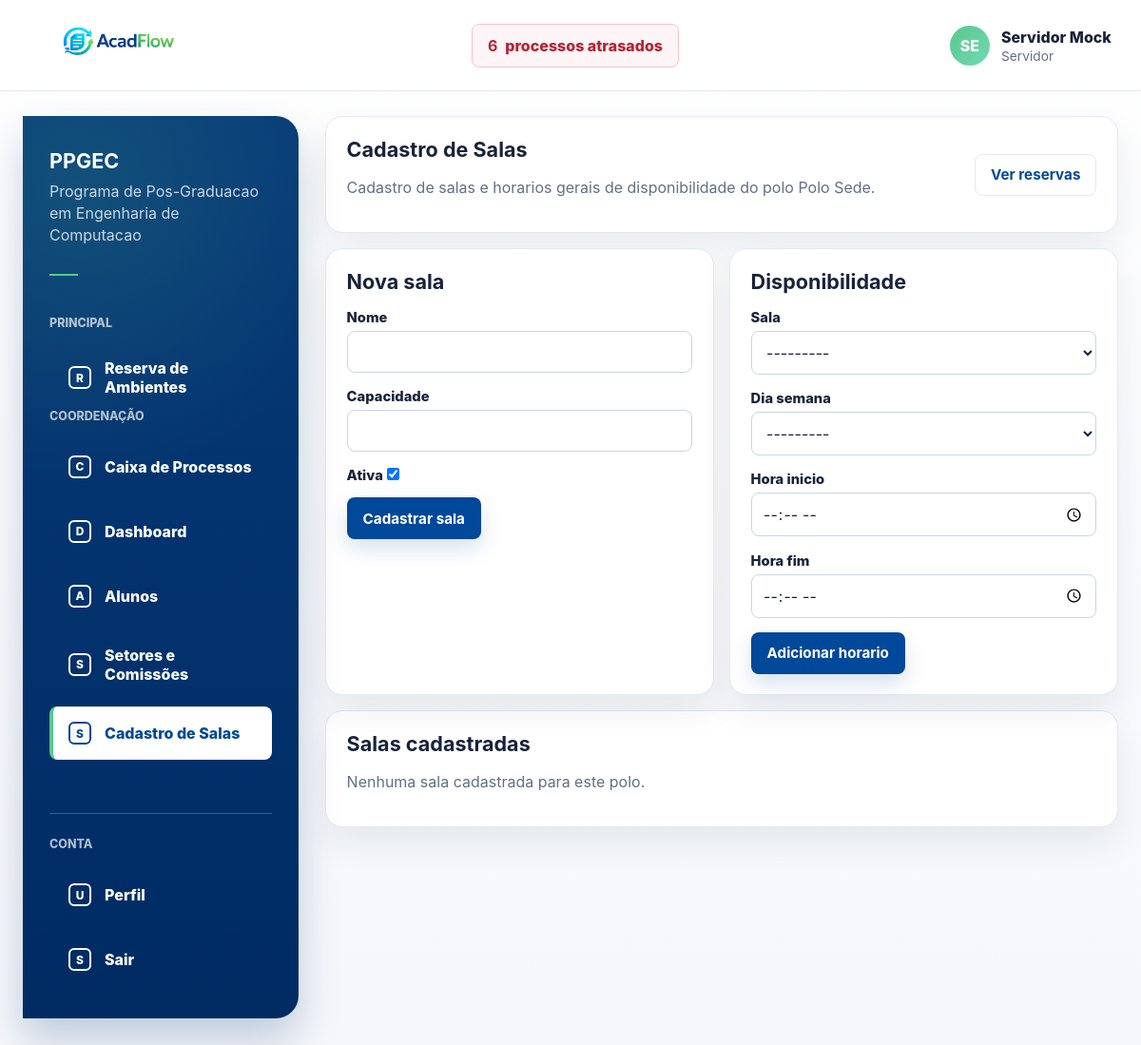
Before: /ambientes/salas/ (signed in) with the older database file.
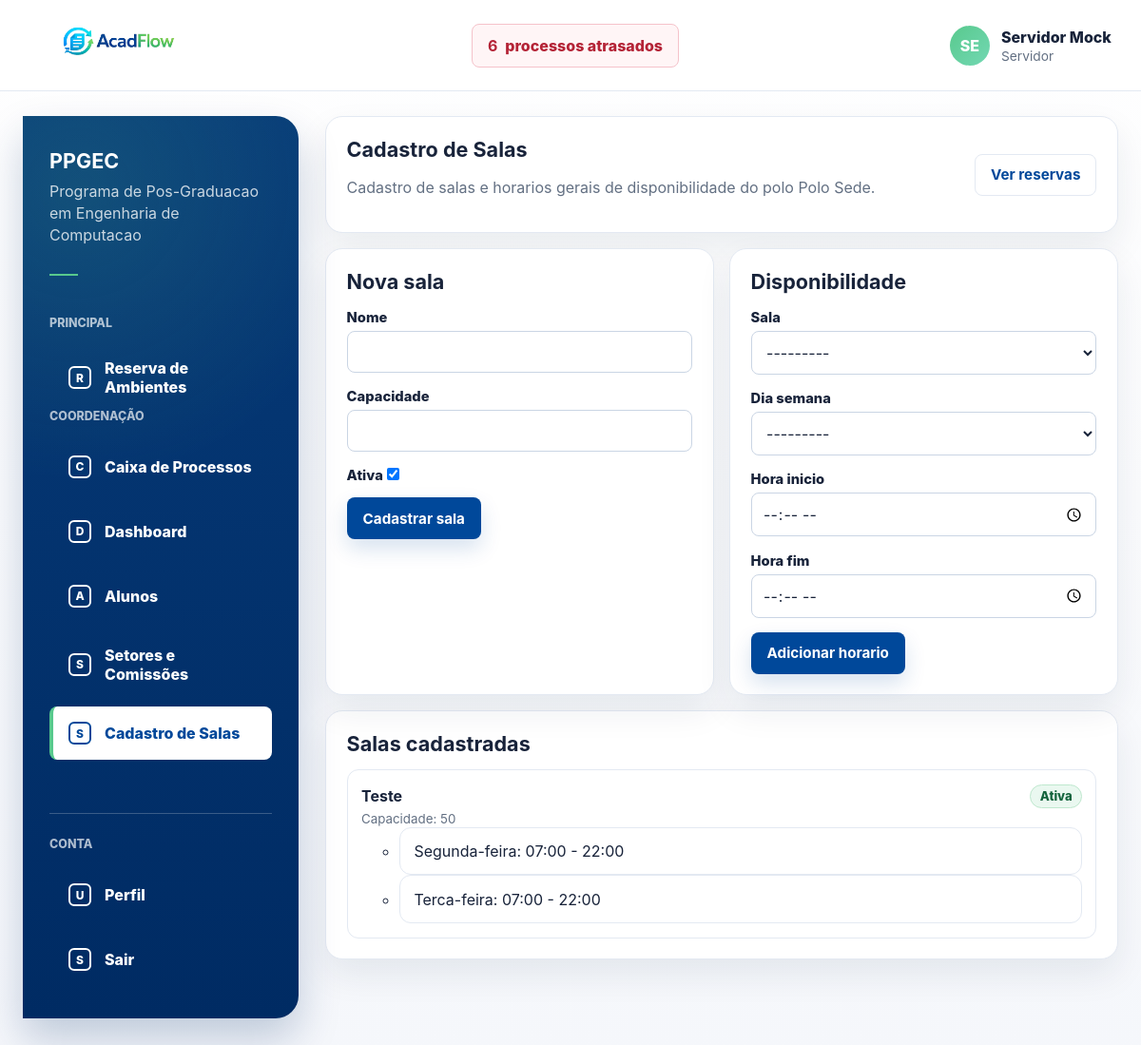
After: the same page with the newer database file.
### processos/models.py (models this page shows, shortened)
class Sala(models.Model):
    polo = models.ForeignKey(Polo, on_delete=models.PROTECT, related_name="salas")
    nome = models.CharField(max_length=120)
    capacidade = models.PositiveIntegerField(null=True, blank=True)
    ativa = models.BooleanField(default=True)
    class Meta:
        ordering = ["polo__nome", "nome"]
        constraints = [
            models.UniqueConstraint(fields=["polo", "nome"], name="unique_sala_por_polo"),
        ]
    def __str__(self) -> str:
        return f"{self.nome} - {self.polo.nome}"

class DisponibilidadeSala(models.Model):
    class DiaSemana(models.IntegerChoices):
        SEGUNDA = 0, "Segunda-feira"
        TERCA = 1, "Terca-feira"
        QUARTA = 2, "Quarta-feira"
        QUINTA = 3, "Quinta-feira"
        SEXTA = 4, "Sexta-feira"
        SABADO = 5, "Sabado"
        DOMINGO = 6, "Domingo"
    sala = models.ForeignKey(Sala, on_delete=models.CASCADE, related_name="disponibilidades")
    dia_semana = models.PositiveSmallIntegerField(choices=DiaSemana.choices)
    hora_inicio = models.TimeField()
    hora_fim = models.TimeField()
    class Meta:
        ordering = ["sala", "dia_semana", "hora_inicio"]

### processos/views.py (the view, shortened to what this page needs)
# urls.py: path("ambientes/salas/", salas_ambientes_view, name="salas_ambientes"),
@login_required
def salas_ambientes_view(request):
    if request.user.tipo_usuario != User.TipoUsuario.SERVIDOR:
        raise PermissionDenied("Acesso restrito a servidores.")
    polo = request.user.polo_atuacao
    sala_form = SalaForm(prefix="sala")
    disponibilidade_form = DisponibilidadeSalaForm(prefix="disp", polo=polo)
    salas = Sala.objects.filter(polo=polo).prefetch_related("disponibilidades") if polo else Sala.objects.none()
    return render(
        request,
        "processos/salas_ambientes.html",
        {
            "polo": polo,
            "salas": salas,
            "sala_form": sala_form,
            "disponibilidade_form": disponibilidade_form,
        },
    )

### processos/forms.py
class SalaForm(forms.ModelForm):
    class Meta:
        model = Sala
        fields = ["nome", "capacidade", "ativa"]

class DisponibilidadeSalaForm(forms.ModelForm):
    class Meta:
        model = DisponibilidadeSala
        fields = ["sala", "dia_semana", "hora_inicio", "hora_fim"]
        widgets = {
            "hora_inicio": forms.TimeInput(attrs={"type": "time"}),
            "hora_fim": forms.TimeInput(attrs={"type": "time"}),
        }
    def __init__(self, *args, polo=None, **kwargs):
        super().__init__(*args, **kwargs)
        queryset = Sala.objects.filter(ativa=True).order_by("nome")
        if polo:
            queryset = queryset.filter(polo=polo)
        self.fields["sala"].queryset = queryset

### processos/context_processors.py (called while the page is built)
def processos_atrasados(request):
    if not request.user.is_authenticated:
        return {}
    return {
        "processos_atrasados_count": processos_atrasados_queryset(request.user).count(),
        "processos_atrasados_url": processos_atrasados_url(request.user),
    }

def _is_docente(user):
    return user.is_authenticated and user.tipo_usuario == User.TipoUsuario.DOCENTE

def _has_gestao_access(user):
    return _is_coordenador(user) or _is_servidor(user)

### templates/processos/salas_ambientes.html (shortened to what this page needs)
{% extends "base.html" %}
{% block content %}
<section class="card panel">
    <div class="actions-row">
        <div>
            <h1 class="section-title">Cadastro de Salas</h1>
            {% if polo %}
                <p class="muted">Cadastro de salas e horarios gerais de disponibilidade do polo {{ polo.nome }}.</p>
            {% else %}
                <p class="muted">Seu usuario servidor ainda nao possui polo de atuacao definido.</p>
            {% endif %}
        </div>
        <a class="btn btn-secondary" href="{% url 'reservas_ambientes' %}">Ver reservas</a>
    </div>
</section>
{% if polo %}
<section class="grid-two panel">
    <article class="card">
        <h2 class="section-title">Nova sala</h2>
        <form method="post">
            {% for field in sala_form %}
                <div class="field">
                    <label for="{{ field.id_for_label }}">{{ field.label }}</label>
                    {{ field }}
                </div>
            {% endfor %}
            <button class="btn" type="submit">Cadastrar sala</button>
        </form>
    </article>
    <article class="card">
        <h2 class="section-title">Disponibilidade</h2>
        <form method="post">
            {% for field in disponibilidade_form %}
                <div class="field">
                    <label for="{{ field.id_for_label }}">{{ field.label }}</label>
                    {{ field }}
                </div>
            {% endfor %}
            <button class="btn" type="submit">Adicionar horario</button>
        </form>
    </article>
</section>
{% endif %}
<section class="card">
    <h2 class="section-title">Salas cadastradas</h2>
    {% if salas %}
        <ul class="list">
            {% for sala in salas %}
                <li>
                    <div class="item-row">
                        <strong>{{ sala.nome }}</strong>
                        {% if sala.ativa %}
                            <span class="badge badge-ok">Ativa</span>
                        {% else %}
                            <span class="badge badge-no">Inativa</span>
                        {% endif %}
                    </div>
                    <small class="muted">
                        Capacidade: {{ sala.capacidade|default:"-" }}
                    </small>
                    {% if sala.disponibilidades.all %}
                        <ul>
                            {% for disponibilidade in sala.disponibilidades.all %}
                                <li>
                                    {{ disponibilidade.get_dia_semana_display }}:
                                    {{ disponibilidade.hora_inicio|time:"H:i" }} - {{ disponibilidade.hora_fim|time:"H:i" }}
                                </li>
                            {% endfor %}
                        </ul>
                    {% else %}
                        <p class="muted">Sem horarios gerais cadastrados.</p>
                    {% endif %}
                </li>
            {% endfor %}
        </ul>
    {% else %}
        <p class="muted">Nenhuma sala cadastrada para este polo.</p>
    {% endif %}
</section>
{% endblock %}

### templates/base.html (shortened to what this page needs)
{% load static %}
<!doctype html>
<html lang="pt-BR">
<head>
    <link rel="stylesheet" href="{% static 'css/app.css' %}">
</head>
<body>
<div class="app-shell">
    {% if user.is_authenticated %}
        <header class="topbar">
            <div class="container topbar-content">
                <a class="brand" href="{% url 'home' %}" aria-label="AcadFlow">
                    <img class="brand-logo" src="{% static 'img/acadflow-logo.png' %}" alt="AcadFlow">
                </a>
                <a class="overdue-link" href="{{ processos_atrasados_url }}">
                    <strong>{{ processos_atrasados_count|default:0 }}</strong>
                    <span>processos atrasados</span>
                </a>
                <details class="user-menu">
                    <summary class="user-chip">
                        <span class="avatar" aria-hidden="true">{{ user.nome|default:user.email|slice:":2"|upper }}</span>
                        <span class="user-meta">
                            <span class="user-name">{{ user.nome }}</span>
                            <span class="user-role">{{ user.get_tipo_usuario_display }}</span>
                        </span>
                    </summary>
                </details>
            </div>
        </header>
    {% endif %}
    <main class="main-area">
        <div class="container">
            {% if user.is_authenticated %}
                <div class="layout">
                    <aside class="sidebar" aria-label="Menu principal">
                        <div class="sidebar-program">
                            <strong>PPGEC</strong>
                            <span>Programa de Pos-Graduacao em Engenharia de Computacao</span>
                            <span class="sidebar-rule"></span>
                        </div>
                        {% for section in nav_menu_sections %}
                            <p class="sidebar-label">{{ section.label }}</p>
                            <ul class="side-menu">
                                {% for item in section.items %}
                                    <li>
                                        <a class="{% if request.resolver_match.url_name in item.url_names %}is-active{% endif %}" href="{{ item.href }}">
                                            <span class="side-icon">{{ item.icon }}</span>
                                            {{ item.label }}
                                        </a>
                                    </li>
                                {% endfor %}
                            </ul>
                        {% endfor %}
                        <div class="sidebar-footer">
                            <p class="sidebar-label">Conta</p>
                            <ul class="side-menu">
                                <li>
                                    <a class="{% if request.resolver_match.url_name == 'me' %}is-active{% endif %}" href="{% url 'me' %}">
                                        <span class="side-icon">U</span>
                                        Perfil
                                    </a>
                                </li>
                                <li>
                                    <form method="post" action="{% url 'logout' %}" class="side-form">
                                        <button type="submit">
                                            <span class="side-icon">S</span>
                                            Sair
                                        </button>
                                    </form>
                                </li>
                            </ul>
                        </div>
                    </aside>
                    <section class="content-area">
            {% endif %}
            {% block content %}{% endblock %}
            {% if user.is_authenticated %}
                    </section>
                </div>
            {% endif %}
        </div>
    </main>
</div>
</body>
</html>

Changed rows visible on the page:
added Sala: nome "Teste", ativa "Ativa", capacidade "50"
added DisponibilidadeSala: dia_semana "Segunda-feira", hora_inicio "07:00", hora_fim "22:00"
added DisponibilidadeSala: dia_semana "Terca-feira", hora_inicio "07:00", hora_fim "22:00"
Other visible differences:
text no longer shown: "Nenhuma sala cadastrada para este polo."
